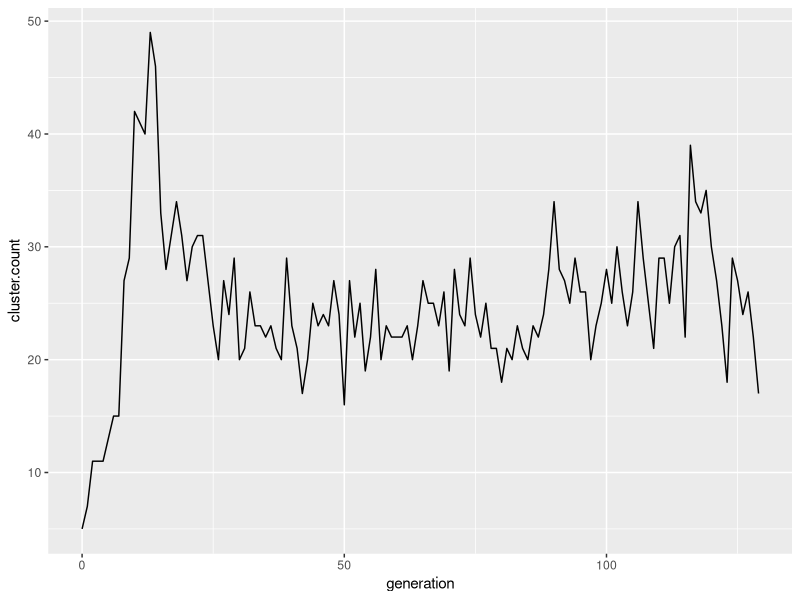
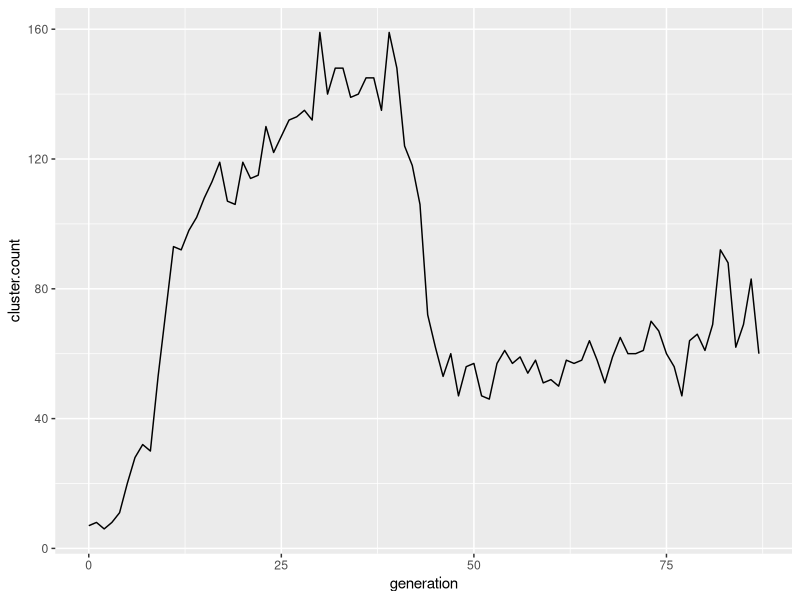
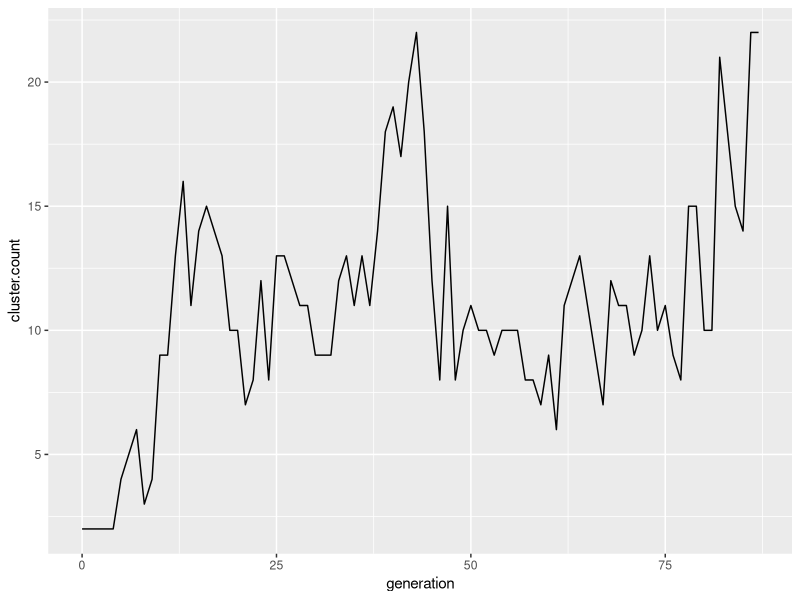
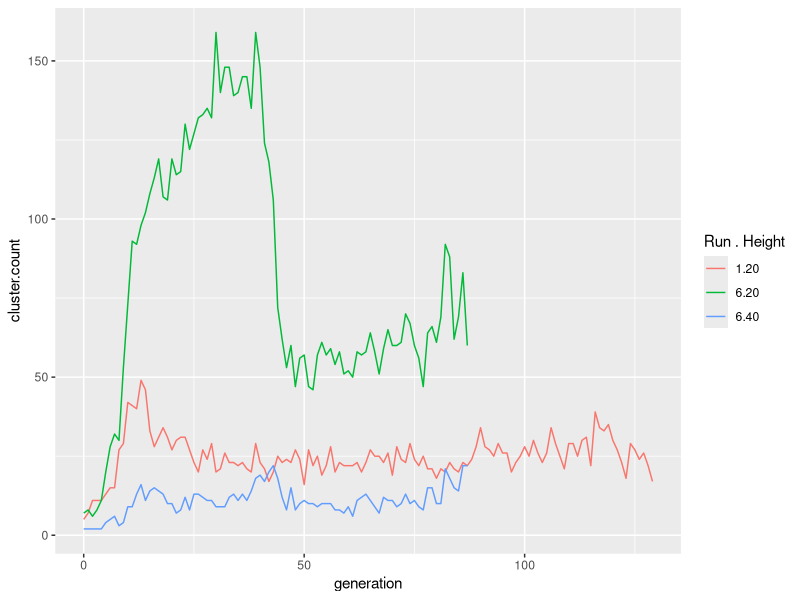

The R source for these figures, in order:
## ---- chunk 1
cluster_count1 = c(5,7,11,11,11,13,15,15,27,29,42,41,40,49,46,33,28,31,34,31,27,30,31,31,27,23,20,27,24,29,20,21,26,23,23,22,23,21,20,29,23,21,17,20,25,23,24,23,27,24,16,27,22,25,19,22,28,20,23,22,22,22,23,20,23,27,25,25,23,26,19,28,24,23,29,24,22,25,21,21,18,21,20,23,21,20,23,22,24,28,34,28,27,25,29,26,26,20,23,25,28,25,30,26,23,26,34,29,25,21,29,29,25,30,31,22,39,34,33,35,30,27,23,18,29,27,24,26,22,17)

data6_clustering = c()

data6_clustering$count_at_height20 = c(7,8,6,8,11,20,28,32,30,53,73,93,92,98,102,108,113,119,107,106,119,114,115,130,122,127,132,133,135,132,159,140,148,148,139,140,145,145,135,159,148,124,118,106,72,62,53,60,47,56,57,47,46,57,61,57,59,54,58,51,52,50,58,57,58,64,58,51,59,65,60,60,61,70,67,60,56,47,64,66,61,69,92,88,62,69,83,60)

data6_clustering$count_at_height40 = c(2,2,2,2,2,4,5,6,3,4,9,9,13,16,11,14,15,14,13,10,10,7,8,12,8,13,13,12,11,11,9,9,9,12,13,11,13,11,14,18,19,17,20,22,18,12,8,15,8,10,11,10,10,9,10,10,10,8,8,7,9,6,11,12,13,11,9,7,12,11,11,9,10,13,10,11,9,8,15,15,10,10,21,18,15,14,22,22)
## ---- chunk 2
make_frame_from_counts <- function (run_number, problem, treatment, 
                                    succeeded, height, counts) {
  num_gens = length(counts)
  result = data.frame(run.num = rep(run_number, num_gens), 
                      problem = rep(problem, num_gens),
                      treatment = rep(treatment, num_gens),
                      succeeded = rep(succeeded, num_gens),
                      height = rep(height, num_gens),
                      generation = seq(0, num_gens-1), 
                      cluster.count = counts)
  return(result)
}
## ---- chunk 3
library("ggplot2")

d1_h20 <- make_frame_from_counts(1, "RSWN", "lexicase", TRUE, 20, cluster_count1)

ggplot(d1_h20, aes(x=generation, y=cluster.count)) + geom_line()

d6_h20 <- make_frame_from_counts(6, "RSWN", "lexicase", TRUE, 20, 
                                 data6_clustering$count_at_height20)

ggplot(d6_h20, aes(x=generation, y=cluster.count)) + geom_line()

d6_h40 <- make_frame_from_counts(6, "RSWN", "lexicase", TRUE, 40, 
                                 data6_clustering$count_at_height40)

ggplot(d6_h40, aes(x=generation, y=cluster.count)) + geom_line()
## ---- chunk 4
all <- rbind(d1_h20, d6_h20, d6_h40)

ggplot(all, aes(x=generation, y=cluster.count, 
                group=interaction(run.num, height), 
                color=interaction(run.num, factor(height)))) + 
  geom_line() +
  labs(color = "Run . Height")
